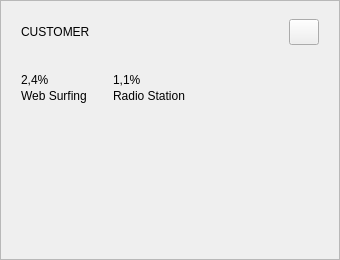
<?xml version="1.0" encoding="UTF-8"?>
<ui version="4.0">
 <class>CustomerCard</class>
 <widget class="QWidget" name="CustomerCard">
  <property name="geometry"><rect><x>0</x><y>0</y><width>340</width><height>260</height></rect></property>
  <layout class="QVBoxLayout" name="custRoot">
   <property name="leftMargin"><number>0</number></property>
   <property name="topMargin"><number>0</number></property>
   <property name="rightMargin"><number>0</number></property>
   <property name="bottomMargin"><number>0</number></property>
   <property name="spacing"><number>0</number></property>
   <item>
    <widget class="QFrame" name="customerCard">
     <property name="frameShape"><enum>QFrame::StyledPanel</enum></property>
     <property name="role" stdset="0"><string>card</string></property>
     <layout class="QVBoxLayout" name="custLayout">
      <property name="leftMargin"><number>20</number></property>
      <property name="topMargin"><number>18</number></property>
      <property name="rightMargin"><number>20</number></property>
      <property name="bottomMargin"><number>18</number></property>
      <property name="spacing"><number>10</number></property>
      <item>
       <layout class="QHBoxLayout" name="custHeader">
        <item>
         <widget class="QLabel" name="custTitle">
          <property name="text"><string>CUSTOMER</string></property>
          <property name="role" stdset="0"><string>cardTitle</string></property>
         </widget>
        </item>
        <item>
         <spacer name="custHeaderSpacer">
          <property name="orientation"><enum>Qt::Horizontal</enum></property>
          <property name="sizeHint" stdset="0"><size><width>40</width><height>20</height></size></property>
         </spacer>
        </item>
        <item>
         <widget class="QPushButton" name="customerMenu">
          <property name="minimumSize"><size><width>30</width><height>26</height></size></property>
          <property name="maximumSize"><size><width>30</width><height>26</height></size></property>
          <property name="text"><string/></property>
          <property name="role" stdset="0"><string>menuBtn</string></property>
         </widget>
        </item>
       </layout>
      </item>
      <item>
       <layout class="QHBoxLayout" name="custStatsRow">
        <property name="spacing"><number>26</number></property>
        <item>
         <layout class="QVBoxLayout" name="custStat0">
          <property name="spacing"><number>2</number></property>
          <item>
           <widget class="QLabel" name="custArrow0">
            <property name="minimumSize"><size><width>16</width><height>16</height></size></property>
            <property name="maximumSize"><size><width>16</width><height>16</height></size></property>
            <property name="text"><string/></property>
           </widget>
          </item>
          <item>
           <widget class="QLabel" name="custValue0">
            <property name="text"><string>2,4%</string></property>
            <property name="role" stdset="0"><string>statValue</string></property>
           </widget>
          </item>
          <item>
           <widget class="QLabel" name="custCap0">
            <property name="text"><string>Web Surfing</string></property>
            <property name="role" stdset="0"><string>statCap</string></property>
           </widget>
          </item>
         </layout>
        </item>
        <item>
         <layout class="QVBoxLayout" name="custStat1">
          <property name="spacing"><number>2</number></property>
          <item>
           <widget class="QLabel" name="custArrow1">
            <property name="minimumSize"><size><width>16</width><height>16</height></size></property>
            <property name="maximumSize"><size><width>16</width><height>16</height></size></property>
            <property name="text"><string/></property>
           </widget>
          </item>
          <item>
           <widget class="QLabel" name="custValue1">
            <property name="text"><string>1,1%</string></property>
            <property name="role" stdset="0"><string>statValue</string></property>
           </widget>
          </item>
          <item>
           <widget class="QLabel" name="custCap1">
            <property name="text"><string>Radio Station</string></property>
            <property name="role" stdset="0"><string>statCap</string></property>
           </widget>
          </item>
         </layout>
        </item>
        <item>
         <spacer name="custStatsSpacer">
          <property name="orientation"><enum>Qt::Horizontal</enum></property>
          <property name="sizeHint" stdset="0"><size><width>40</width><height>20</height></size></property>
         </spacer>
        </item>
       </layout>
      </item>
      <item>
       <widget class="QCustomSparkline" name="customerLines" native="true">
        <property name="minimumSize"><size><width>0</width><height>84</height></size></property>
        <property name="sizePolicy">
         <sizepolicy hsizetype="Expanding" vsizetype="Expanding"><horstretch>0</horstretch><verstretch>1</verstretch></sizepolicy>
        </property>
        <property name="lineWidth" stdset="0"><double>2.6</double></property>
        <property name="fillEnabled" stdset="0"><bool>false</bool></property>
       </widget>
      </item>
     </layout>
    </widget>
   </item>
  </layout>
 </widget>
 <customwidgets>
  <customwidget>
   <class>QCustomSparkline</class>
   <extends>QWidget</extends>
   <header>Custom_Widgets.QCustomSparkline</header>
   <container>0</container>
  </customwidget>
 </customwidgets>
 <connections/>
</ui>
